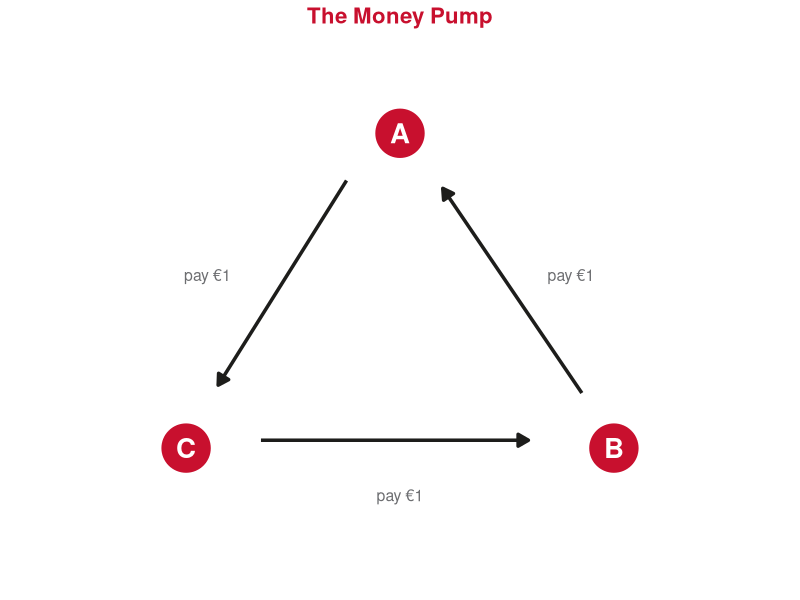
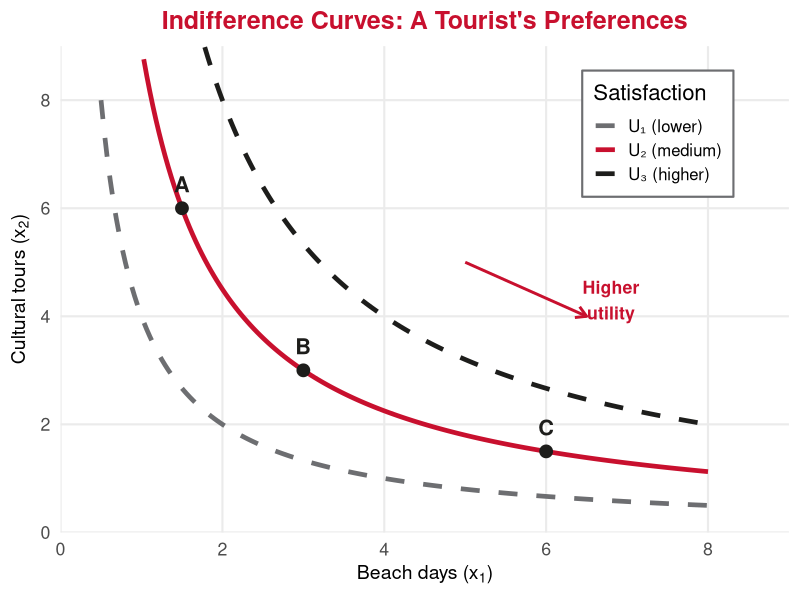
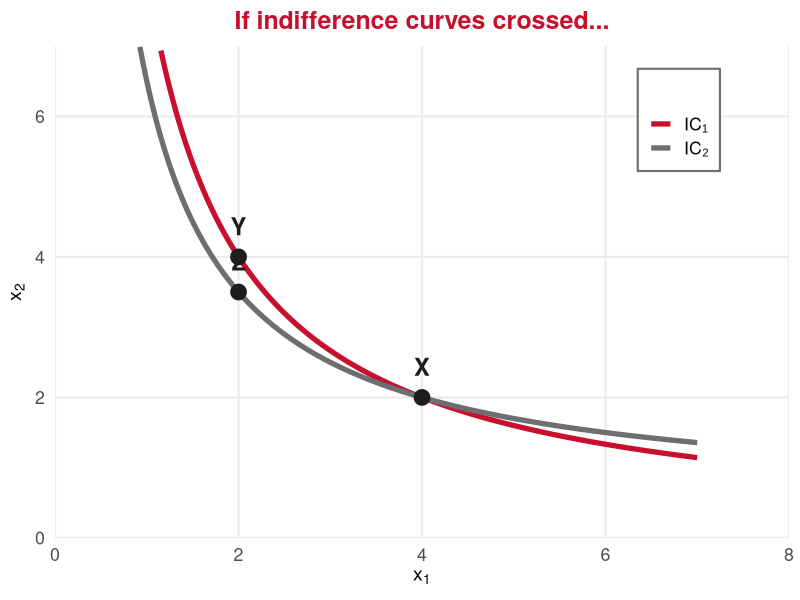
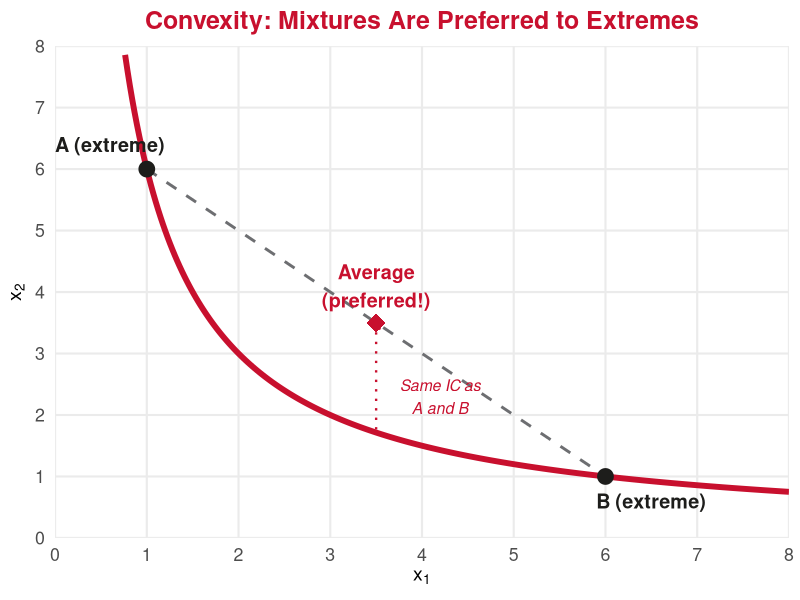
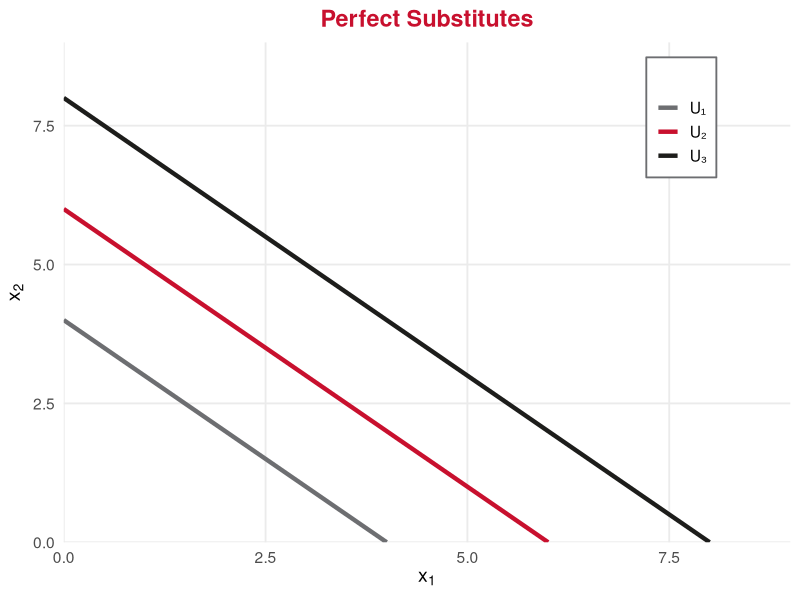
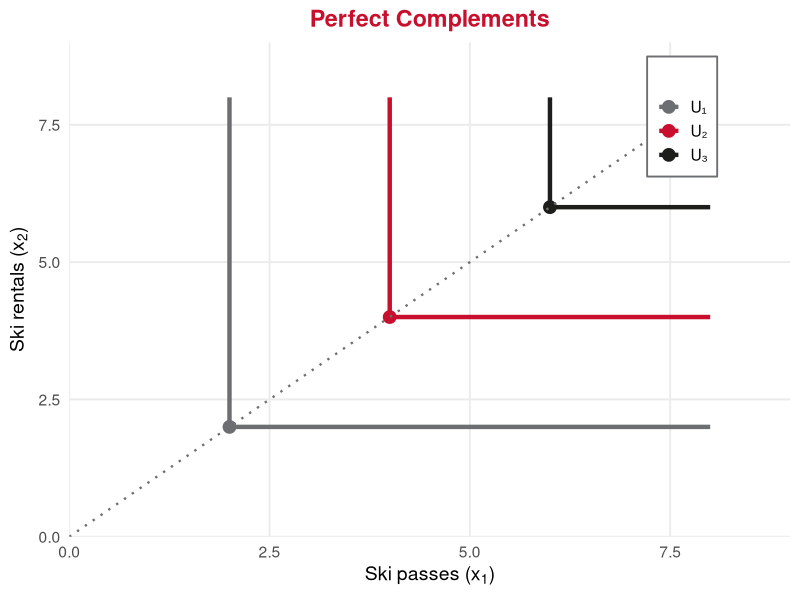

Generate these figures, in order, with R:
## ---- chunk 1
#| echo: false
#| message: false
#| warning: false

library(ggplot2)
library(dplyr)
library(tidyverse)

# Define UE brand colors
ue_red <- "#C8102E"
ue_black <- "#1D1D1B"
ue_gray <- "#6D6E71"
ue_white <- "#FFFFFF"
## ---- chunk 2
#| echo: false
#| warning: false
#| fig-width: 5
#| fig-height: 4
#| fig-align: center

# Money pump cycle diagram
df_cycle <- data.frame(
  x = c(2, 4, 3),
  y = c(1, 1, 3),
  label = c("C", "B", "A")
)

ggplot(df_cycle, aes(x = x, y = y)) +
  geom_point(size = 16, color = ue_red) +
  geom_text(aes(label = label), color = "white", size = 7, fontface = "bold") +
  # Arrows: C -> B
  annotate("segment", x = 2.35, y = 1.05, xend = 3.6, yend = 1.05,
           arrow = arrow(length = unit(0.3, "cm"), type = "closed"),
           color = ue_black, linewidth = 1.2) +
  annotate("text", x = 3, y = 0.7, label = "pay €1", size = 4, color = ue_gray) +
  # B -> A
  annotate("segment", x = 3.85, y = 1.35, xend = 3.2, yend = 2.65,
           arrow = arrow(length = unit(0.3, "cm"), type = "closed"),
           color = ue_black, linewidth = 1.2) +
  annotate("text", x = 3.8, y = 2.1, label = "pay €1", size = 4, color = ue_gray) +
  # A -> C
  annotate("segment", x = 2.75, y = 2.7, xend = 2.15, yend = 1.4,
           arrow = arrow(length = unit(0.3, "cm"), type = "closed"),
           color = ue_black, linewidth = 1.2) +
  annotate("text", x = 2.1, y = 2.1, label = "pay €1", size = 4, color = ue_gray) +
  xlim(1.3, 4.7) + ylim(0.2, 3.5) +
  theme_void() +
  labs(title = "The Money Pump") +
  theme(plot.title = element_text(color = ue_red, face = "bold",
                                   hjust = 0.5, size = 16))
## ---- chunk 3
#| echo: false
#| warning: false
#| fig-width: 11
#| fig-height: 5.5
#| fig-align: center

# Standard convex indifference curves (Cobb-Douglas style: x2 = k/x1)
x1_vals <- seq(0.5, 8, length.out = 200)

df_ic <- bind_rows(
  data.frame(x1 = x1_vals, x2 = 4 / x1_vals, curve = "U₁ (lower)"),
  data.frame(x1 = x1_vals, x2 = 9 / x1_vals, curve = "U₂ (medium)"),
  data.frame(x1 = x1_vals, x2 = 16 / x1_vals, curve = "U₃ (higher)")
)

# Points on U2
pts <- data.frame(
  x1 = c(1.5, 3, 6),
  x2 = c(6, 3, 1.5),
  label = c("A", "B", "C")
)

ggplot() +
  geom_line(data = df_ic, aes(x = x1, y = x2, color = curve, linetype = curve),
            linewidth = 1.6) +
  geom_point(data = pts, aes(x = x1, y = x2), size = 4, color = ue_black) +
  geom_text(data = pts, aes(x = x1, y = x2, label = label),
            vjust = -1, size = 5.5, fontface = "bold", color = ue_black) +
  scale_color_manual(values = c(ue_gray, ue_red, ue_black)) +
  scale_linetype_manual(values = c("dashed", "solid", "dashed")) +
  annotate("segment", x = 5, y = 5, xend = 6.5, yend = 4,
           arrow = arrow(length = unit(0.3, "cm")), color = ue_red, linewidth = 1) +
  annotate("text", x = 6.8, y = 4.3, label = "Higher\nutility", size = 4.5,
           color = ue_red, fontface = "bold") +
  scale_x_continuous(limits = c(0, 9), expand = c(0, 0),
                     breaks = seq(0, 8, 2)) +
  scale_y_continuous(limits = c(0, 9), expand = c(0, 0),
                     breaks = seq(0, 8, 2)) +
  labs(x = expression("Beach days (" * x[1] * ")"),
       y = expression("Cultural tours (" * x[2] * ")"),
       title = "Indifference Curves: A Tourist's Preferences",
       color = "Satisfaction", linetype = "Satisfaction") +
  theme_minimal(base_size = 16) +
  theme(
    plot.title = element_text(color = ue_red, face = "bold", hjust = 0.5, size = 18),
    axis.title = element_text(face = "bold", size = 14),
    legend.position = c(0.82, 0.82),
    legend.background = element_rect(fill = "white", color = ue_gray),
    legend.text = element_text(size = 12),
    panel.grid.minor = element_blank()
  )
## ---- chunk 4
#| echo: false
#| warning: false
#| fig-width: 9
#| fig-height: 4.5
#| fig-align: center

# Two crossing indifference curves - showing the contradiction
x1_v <- seq(0.5, 7, length.out = 200)

df_cross <- bind_rows(
  data.frame(x1 = x1_v, x2 = 8 / x1_v, curve = "IC₁"),
  data.frame(x1 = x1_v, x2 = 1.5 + 6 / x1_v, curve = "IC₂")
)

# Crossing point approx at x1=3, x2=8/3≈2.67 and 1.5+6/3=3.5 -- not exact
# Better: use x2 = 8/x1 and x2 = 12/x1 + a shift to create a clear cross
# Simpler approach: IC1: x2 = 12/x1, IC2 shifted to cross
# Let me use: IC1: x2=8/x1, IC2: x2=0.5+6/x1. Cross at 8/x1=0.5+6/x1 -> 2/x1=0.5 -> x1=4, x2=2
df_cross <- bind_rows(
  data.frame(x1 = x1_v, x2 = 8 / x1_v, curve = "IC₁"),
  data.frame(x1 = x1_v, x2 = 0.5 + 6 / x1_v, curve = "IC₂")
)

# Cross at (4, 2). Pick X=(4,2) on both, Y on IC1 only, Z on IC2 only
# IC1 at x1=2: x2=4. IC2 at x1=2: x2=0.5+3=3.5.
# So Y=(2,4) on IC1, Z=(2,3.5) on IC2
cross_pts <- data.frame(
  x1 = c(4, 2, 2),
  x2 = c(2, 4, 3.5),
  label = c("X", "Y", "Z")
)

ggplot() +
  geom_line(data = df_cross, aes(x = x1, y = x2, color = curve),
            linewidth = 1.8) +
  geom_point(data = cross_pts, aes(x = x1, y = x2),
             size = 5, color = ue_black) +
  geom_text(data = cross_pts, aes(x = x1, y = x2, label = label),
            vjust = -1.2, size = 6, fontface = "bold", color = ue_black) +
  scale_color_manual(values = c(ue_red, ue_gray)) +
  scale_x_continuous(limits = c(0, 8), expand = c(0, 0)) +
  scale_y_continuous(limits = c(0, 7), expand = c(0, 0)) +
  labs(x = expression(x[1]), y = expression(x[2]),
       title = "If indifference curves crossed...",
       color = "") +
  theme_minimal(base_size = 16) +
  theme(
    plot.title = element_text(color = ue_red, face = "bold", hjust = 0.5, size = 18),
    axis.title = element_text(face = "bold", size = 14),
    legend.position = c(0.85, 0.85),
    legend.background = element_rect(fill = "white", color = ue_gray),
    panel.grid.minor = element_blank()
  )
## ---- chunk 5
#| echo: false
#| warning: false
#| fig-width: 11
#| fig-height: 5
#| fig-align: center

# Show convexity: average of two extreme points is preferred
x1_cv <- seq(0.3, 8, length.out = 300)
ic_cv <- 6 / x1_cv  # IC through (1,6) and (6,1)

df_cv <- data.frame(x1 = x1_cv, x2 = ic_cv)

# Extreme points on the curve
pt_A <- data.frame(x1 = 1, x2 = 6)
pt_B <- data.frame(x1 = 6, x2 = 1)
# Average point
pt_avg <- data.frame(x1 = 3.5, x2 = 3.5)

ggplot() +
  geom_line(data = df_cv, aes(x = x1, y = x2), color = ue_red, linewidth = 2) +
  # Dashed line connecting A and B
  geom_segment(aes(x = 1, y = 6, xend = 6, yend = 1),
               linetype = "dashed", color = ue_gray, linewidth = 1) +
  # Points
  geom_point(data = pt_A, aes(x = x1, y = x2), size = 5, color = ue_black) +
  geom_point(data = pt_B, aes(x = x1, y = x2), size = 5, color = ue_black) +
  geom_point(data = pt_avg, aes(x = x1, y = x2), size = 6, color = ue_red,
             shape = 18) +
  # Labels
  annotate("text", x = 0.6, y = 6.4, label = "A (extreme)", size = 5,
           fontface = "bold", color = ue_black) +
  annotate("text", x = 6.5, y = 0.6, label = "B (extreme)", size = 5,
           fontface = "bold", color = ue_black) +
  annotate("text", x = 3.5, y = 4.1, label = "Average\n(preferred!)", size = 5,
           fontface = "bold", color = ue_red) +
  # Arrow to show "above the IC"
  annotate("segment", x = 3.5, y = 3.5, xend = 3.5, yend = 6/3.5,
           arrow = arrow(length = unit(0.2, "cm"), ends = "first"),
           color = ue_red, linewidth = 0.8, linetype = "dotted") +
  annotate("text", x = 4.2, y = 2.3, label = "Same IC as\nA and B", size = 4,
           color = ue_red, fontface = "italic") +
  scale_x_continuous(limits = c(0, 8), expand = c(0, 0), breaks = 0:8) +
  scale_y_continuous(limits = c(0, 8), expand = c(0, 0), breaks = 0:8) +
  labs(x = expression(x[1]), y = expression(x[2]),
       title = "Convexity: Mixtures Are Preferred to Extremes") +
  theme_minimal(base_size = 16) +
  theme(
    plot.title = element_text(color = ue_red, face = "bold", hjust = 0.5, size = 18),
    axis.title = element_text(face = "bold", size = 14),
    panel.grid.minor = element_blank()
  )
## ---- chunk 6
#| echo: false
#| warning: false
#| fig-width: 5
#| fig-height: 4.5
#| fig-align: center

df_ps <- bind_rows(
  data.frame(x1 = c(0, 4), x2 = c(4, 0), ic = "U₁"),
  data.frame(x1 = c(0, 6), x2 = c(6, 0), ic = "U₂"),
  data.frame(x1 = c(0, 8), x2 = c(8, 0), ic = "U₃")
)

ggplot(df_ps, aes(x = x1, y = x2, color = ic)) +
  geom_line(linewidth = 1.5) +
  scale_color_manual(values = c(ue_gray, ue_red, ue_black)) +
  scale_x_continuous(limits = c(0, 9), expand = c(0, 0)) +
  scale_y_continuous(limits = c(0, 9), expand = c(0, 0)) +
  labs(x = expression(x[1]), y = expression(x[2]),
       title = "Perfect Substitutes", color = "") +
  theme_minimal(base_size = 14) +
  theme(
    plot.title = element_text(color = ue_red, face = "bold", hjust = 0.5),
    axis.title = element_text(face = "bold"),
    legend.position = c(0.85, 0.85),
    legend.background = element_rect(fill = "white", color = ue_gray),
    panel.grid.minor = element_blank()
  )
## ---- chunk 7
#| echo: false
#| warning: false
#| fig-width: 5
#| fig-height: 4.5
#| fig-align: center

# L-shaped indifference curves
df_pc <- bind_rows(
  # U1: kink at (2,2)
  data.frame(x1 = c(2, 2), x2 = c(8, 2), seg = "v1", ic = "U₁"),
  data.frame(x1 = c(2, 8), x2 = c(2, 2), seg = "h1", ic = "U₁"),
  # U2: kink at (4,4)
  data.frame(x1 = c(4, 4), x2 = c(8, 4), seg = "v2", ic = "U₂"),
  data.frame(x1 = c(4, 8), x2 = c(4, 4), seg = "h2", ic = "U₂"),
  # U3: kink at (6,6)
  data.frame(x1 = c(6, 6), x2 = c(8, 6), seg = "v3", ic = "U₃"),
  data.frame(x1 = c(6, 8), x2 = c(6, 6), seg = "h3", ic = "U₃")
)

kink_pts <- data.frame(x1 = c(2, 4, 6), x2 = c(2, 4, 6),
                        ic = c("U₁", "U₂", "U₃"))

ggplot() +
  geom_line(data = df_pc, aes(x = x1, y = x2, group = seg, color = ic),
            linewidth = 1.5) +
  geom_point(data = kink_pts, aes(x = x1, y = x2, color = ic), size = 4) +
  scale_color_manual(values = c(ue_gray, ue_red, ue_black)) +
  # 45-degree line through kinks
  geom_segment(aes(x = 0, y = 0, xend = 7.5, yend = 7.5),
               linetype = "dotted", color = ue_gray, linewidth = 0.8) +
  scale_x_continuous(limits = c(0, 9), expand = c(0, 0)) +
  scale_y_continuous(limits = c(0, 9), expand = c(0, 0)) +
  labs(x = expression("Ski passes (" * x[1] * ")"),
       y = expression("Ski rentals (" * x[2] * ")"),
       title = "Perfect Complements", color = "") +
  theme_minimal(base_size = 14) +
  theme(
    plot.title = element_text(color = ue_red, face = "bold", hjust = 0.5),
    axis.title = element_text(face = "bold"),
    legend.position = c(0.85, 0.85),
    legend.background = element_rect(fill = "white", color = ue_gray),
    panel.grid.minor = element_blank()
  )
